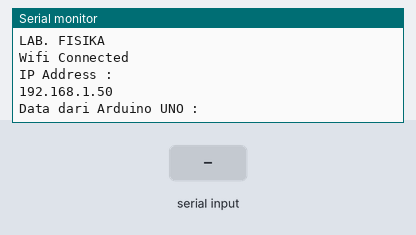
The sketch below on a simulated ESP8266 (NodeMCU). On the bench: the last lines printed to the serial monitor. The inputs (shaded band) are chosen by the test bench. WiFi joins after 1.5 s; servers stay silent unless stated.

Above: at 3.2 s.
3.3 s: "90,45\n" received over Serial
At 4.8 s:
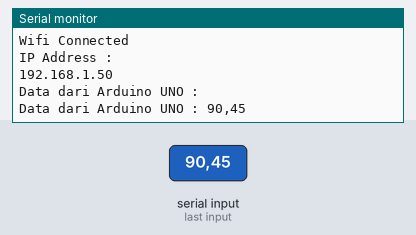
6.2 s: "30,150\n" received over Serial
At 7.1 s:
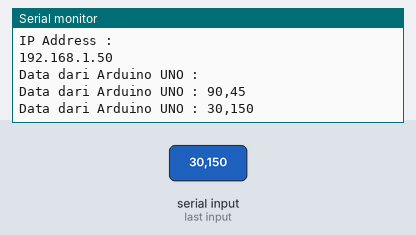

Measured:
- after the input at 3.3 s, the serial monitor: prints a new line after 0.88 s (image 1)
- after the input at 6.2 s, the serial monitor: prints a new line after 0.13 s (image 2)

The sketch:

Firebase_Comunication_Receifer.ino
```cpp
//include Liblary wifi
#include <WiFi.h>
#include <HTTPClient.h>

//Firebase
#include <FirebaseArduino.h>
#include <ArduinoJson.h>  //versi 5.xx

// Network
const char* ssid = "LAB. FISIKA";
const char* password = "12345678";

//sediakan variabel untuk koneksi ke firebase
#define FIREBASE_HOST "URL host Firebase Realtime Database "
#define FIREBASE_AUTH "token otentikasi Firebase"

 unsigned long waktusebelum1 = 0;
 unsigned long interval1 = 2000;

unsigned long waktusebelum2 = 0;
unsigned long interval2 = 2000;


void setup() {
  Serial.begin(9600);
  WiFi.begin(ssid, password);
  //cek koneksi wifi
  while (WiFi.status() != WL_CONNECTED) {
    //progress sedang mencari WiFi
    //    digitalWrite(led, HIGH);
    Serial.print(".");
    delay(500);
    //    digitalWrite(led, LOW);
    delay(500);
  }
  Serial.println("SSID: ");
  Serial.println(WiFi.SSID());
  Serial.println("Wifi Connected");
  Serial.println("IP Address : ");
  Serial.println(WiFi.localIP());
  //Koneksi ke Fire Base
  Firebase.begin(FIREBASE_HOST, FIREBASE_AUTH);
}

void loop() {
//firebase();
Reading();
}


void Reading(){
unsigned long waktusekarang2 = millis();
if(waktusekarang2-waktusebelum2 >= interval2){

  //BACA DATA DARI NODEMCU
  // SEDIAKAN VARIABEL UNTUK MANAMPUNG DATA
  String data = "";

  //SELAMA DATA SERIAL ADA/TERSEDIA
  while(Serial.available()>0)
  {
    //AMBIL DATA SERIAL KEMUDAIAN MASUKAN KE VARIABEL DATA
    data += char(Serial.read());
  }
  //MEMBUANG SPASI DATA
  data.trim();

  //TAMPILKAN DI SERIAL MONITOR
  Serial.println("Data dari Arduino UNO : " + data);
 int intData = data.toInt();

  Firebase.setInt("Sensor", intData);
  //delay(1000);
  waktusebelum2 = millis();
   }
}
```
